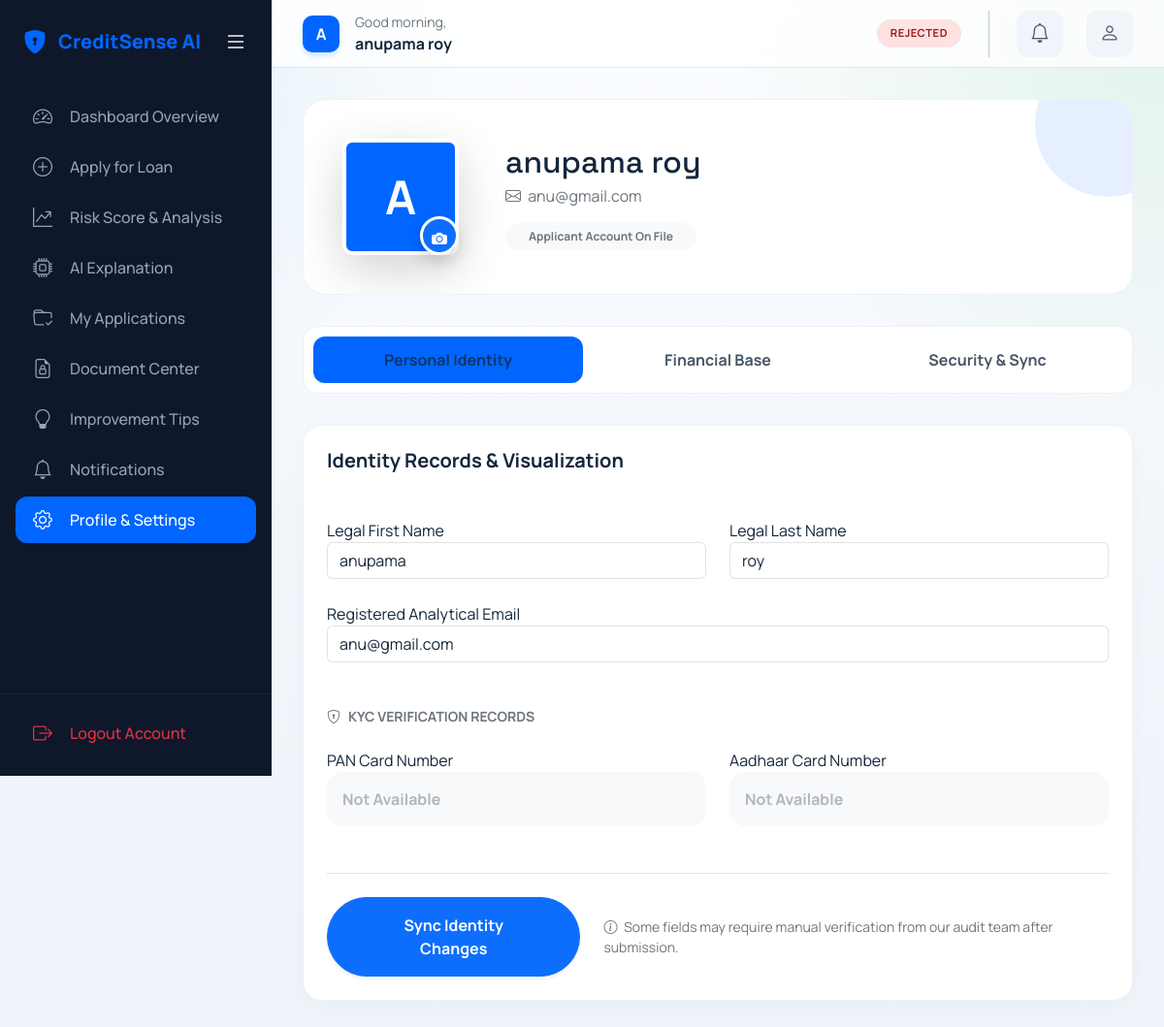
The app's page /user/profile/ (signed in) with its own data.
### users/models.py (models this page shows, shortened)
class CustomUser(AbstractUser):
    ROLE_CHOICES = (
        ("USER", "User"),
        ("BANK_OFFICER", "Bank Officer"),
        ("ADMIN", "Admin"),
    )
    role = models.CharField(max_length=20, choices=ROLE_CHOICES, default="USER")
    phone_number = models.CharField(max_length=15, blank=True, null=True)
    pan_number = models.CharField(max_length=10, blank=True, null=True, unique=True)
    is_verified = models.BooleanField(default=False)
    profile_picture = models.ImageField(upload_to="profile_pics/", blank=True, null=True)

### credit_prediction/models.py (models this page shows, shortened)
class LoanApplication(models.Model):
    LOAN_INTENT_CHOICES = (
        ("PERSONAL", "Personal"),
        ("EDUCATION", "Education"),
        ("MEDICAL", "Medical"),
        ("VENTURE", "Venture"),
        ("HOMEIMPROVEMENT", "Home Improvement"),
        ("DEBTCONSOLIDATION", "Debt Consolidation"),
    )
    LOAN_GRADE_CHOICES = tuple((grade, grade) for grade in "ABCDEFG")
    STATUS_CHOICES = (
        ("PENDING", "Pending"),
        ("APPROVED", "Approved"),
        ("REJECTED", "Rejected"),
        ("VERIFICATION_REQUIRED", "Verification Required"),
    )
    user = models.ForeignKey(
        CustomUser,
        on_delete=models.CASCADE,
        related_name="loan_applications",
    )
    loan_intent = models.CharField(
        max_length=50,
        choices=LOAN_INTENT_CHOICES,
        help_text="Purpose of the loan",
    )
    loan_grade = models.CharField(
        max_length=5,
        choices=LOAN_GRADE_CHOICES,
        help_text="Assigned loan grade",
    )
    loan_amnt = models.FloatField(help_text="Requested loan amount")
    loan_int_rate = models.FloatField(help_text="Applied interest rate")
    loan_percent_income = models.FloatField(
        help_text="Loan amount as a percentage of annual income"
    )
    status = models.CharField(max_length=32, choices=STATUS_CHOICES, default="PENDING")
    is_flagged_by_officer = models.BooleanField(default=False)
    reviewed_by = models.ForeignKey(
        CustomUser,
        on_delete=models.SET_NULL,
        null=True,
        blank=True,
        related_name="reviewed_loans",
        limit_choices_to={"role": "BANK_OFFICER"},
    )
    decision_notes = models.TextField(blank=True, default="")
    reviewed_at = models.DateTimeField(null=True, blank=True)
    created_at = models.DateTimeField(auto_now_add=True)

### users/views.py (the view, shortened to what this page needs)
# urls.py: path("profile/", views.profile, name="profile"),
@role_required("USER")
def profile(request):
    profile_instance = getattr(request.user, "financial_profile", None)
    applicant_profile = getattr(request.user, "applicant_profile", None)
    action = request.POST.get("form_action")
    account_form = ApplicantAccountForm(
        request.POST if action == "account" else None,
        request.FILES if action == "account" else None,
        instance=request.user,
        prefix="account",
    )
    financial_form = FinancialProfileForm(
        request.POST if action == "account" else None,
        request.FILES if action == "account" else None,
        instance=profile_instance,
        prefix="profile",
        user=request.user,
    )
    password_form = _styled_password_form(
        request.user,
        request.POST if action == "security" else None,
    )
    return render(
        request,
        "users/profile.html",
        _user_context(
            "profile",
            account_form=account_form,
            financial_form=financial_form,
            password_form=password_form,
            applicant_profile=applicant_profile,
            document_status=_document_status(profile_instance),
        ),
    )

### templates/users/profile.html (shortened to what this page needs)
{% extends 'users/base.html' %}
{% load static %}
{% load display_formatters %}
{% block user_content %}
<div class="profile-hero d-flex flex-column flex-md-row align-items-center gap-5">
    <div class="position-relative">
        <div class="user-avatar overflow-hidden shadow-lg border border-4 border-white" style="width: 120px; height: 120px; font-size: 3rem; background: var(--accent); color: white;">
            {% if request.user.profile_picture %}
                <img src="{{ request.user.profile_picture.url }}" class="w-100 h-100 object-fit-cover" id="avatarPreview" alt="Profile">
            {% else %}
                <span id="initialsFallback">{{ request.user.get_full_name|default:request.user.username|make_list|first|upper }}</span>
            {% endif %}
        </div>
        <button type="button" class="btn btn-primary rounded-circle position-absolute bottom-0 end-0 p-2 shadow"
                onclick="document.getElementById('id_account-profile_picture').click()"
                style="width: 40px; height: 40px; display: grid; place-items: center; border: 3px solid white;">
            <i class="bi bi-camera-fill"></i>
        </button>
    </div>
    <div class="text-center text-md-start" style="z-index: 1;">
        <h2 class="fw-black mb-1">{{ request.user.get_full_name|default:request.user.username }}</h2>
        <p class="text-secondary mb-3"><i class="bi bi-envelope me-1"></i> {{ request.user.email }}</p>
        <div class="badge {% if request.user.is_verified %}bg-success bg-opacity-10 text-success{% else %}bg-light text-secondary{% endif %} rounded-pill px-4 py-2">
            {% if request.user.is_verified %}<i class="bi bi-patch-check-fill me-1"></i> Verified Applicant{% else %}Applicant Account On File{% endif %}
        </div>
    </div>
</div>
<nav class="settings-nav nav nav-pills nav-justified" id="settingsTabs">
    <a class="nav-link active" data-bs-toggle="pill" href="#personalTab">Personal Identity</a>
    <a class="nav-link" data-bs-toggle="pill" href="#financialTab">Financial Base</a>
    <a class="nav-link" data-bs-toggle="pill" href="#securityTab">Security & Sync</a>
</nav>
<div class="tab-content" id="settingsTabContent">
    <div class="tab-pane fade show active" id="personalTab">
        <div class="saas-card">
            <h5 class="fw-bold mb-5">Identity Records & Visualization</h5>
            <form method="post" enctype="multipart/form-data" id="personal-form">
                <div class="row g-4">
                    <div class="col-md-6">
                        <label class="form-group-label">Legal First Name</label>
                        {{ account_form.first_name }}
                    </div>
                    <div class="col-md-6">
                        <label class="form-group-label">Legal Last Name</label>
                        {{ account_form.last_name }}
                    </div>
                    <div class="col-md-12">
                        <label class="form-group-label">Registered Analytical Email</label>
                        {{ account_form.email }}
                    </div>
                </div>
                <h6 class="fw-bold mt-5 mb-4 text-secondary text-uppercase small"><i class="bi bi-shield-lock me-2"></i>KYC Verification Records</h6>
                <div class="row g-4">
                    <div class="col-md-6">
                        <label class="form-group-label">PAN Card Number</label>
                        <div class="p-3 bg-light rounded-4 fw-bold">
                            {% if request.user.pan_number %}
                                {{ request.user.pan_number|slice:":5" }}XXXX{{ request.user.pan_number|slice:"-1:" }}
                            {% elif applicant_profile.pan_number %}
                                {{ applicant_profile.pan_number|slice:":5" }}XXXX{{ applicant_profile.pan_number|slice:"-1:" }}
                            {% else %}
                                <span class="text-secondary opacity-50">Not Available</span>
                            {% endif %}
                        </div>
                    </div>
                    <div class="col-md-6">
                        <label class="form-group-label">Aadhaar Card Number</label>
                        <div class="p-3 bg-light rounded-4 fw-bold">
                            {% if applicant_profile.aadhaar_number %}
                                XXXX-XXXX-{{ applicant_profile.aadhaar_number|slice:"-4:" }}
                            {% else %}
                                <span class="text-secondary opacity-50">Not Available</span>
                            {% endif %}
                        </div>
                    </div>
                </div>
                <div class="mt-5 pt-4 border-top d-flex flex-column flex-md-row align-items-md-center justify-content-between gap-4">
                    <div>
                        <button type="submit" class="btn btn-primary rounded-pill px-5 py-3 fw-bold shadow-sm">Sync Identity Changes</button>
                    </div>
                    <p class="small text-secondary mb-0 max-width-300">
                        <i class="bi bi-info-circle me-1"></i>
                        Some fields may require manual verification from our audit team after submission.
                    </p>
                </div>
            </form>
        </div>
    </div>
</div>
{% endblock %}

### templates/users/base.html (shortened to what this page needs)
{% extends 'base/base.html' %}
{% load static %}
{% load display_formatters %}
{% block main_wrapper %}
<aside class="dashboard-sidebar" id="mainSidebar">
    <div class="sidebar-header">
        <a href="{% url 'landing' %}" class="sidebar-brand">
            <i class="bi bi-shield-lock-fill"></i>
            <span>CreditSense AI</span>
        </a>
        <button class="btn btn-link text-white p-0 d-none d-lg-block" onclick="toggleSidebar()">
            <i class="bi bi-list fs-4"></i>
        </button>
    </div>
    <nav class="sidebar-nav">
        <a href="{% url 'users:dashboard' %}" class="nav-link-saas {% if user_section == 'dashboard' %}active{% endif %}">
            <i class="bi bi-speedometer2"></i> <span class="nav-label">Dashboard Overview</span>
        </a>
        <a href="{% url 'users:financial-data' %}" class="nav-link-saas {% if user_section == 'financial-data' %}active{% endif %}">
            <i class="bi bi-plus-circle"></i> <span class="nav-label">Apply for Loan</span>
        </a>
        <a href="{% url 'users:credit-score' %}" class="nav-link-saas {% if user_section == 'credit-score' %}active{% endif %}">
            <i class="bi bi-graph-up-arrow"></i> <span class="nav-label">Risk Score & Analysis</span>
        </a>
        <a href="{% url 'users:explanation' %}" class="nav-link-saas {% if user_section == 'explanation' %}active{% endif %}">
            <i class="bi bi-cpu"></i> <span class="nav-label">AI Explanation</span>
        </a>
        <a href="{% url 'users:history' %}" class="nav-link-saas {% if user_section == 'history' %}active{% endif %}">
            <i class="bi bi-folder-check"></i> <span class="nav-label">My Applications</span>
        </a>
        <a href="{% url 'users:documents' %}" class="nav-link-saas {% if user_section == 'documents' %}active{% endif %}">
            <i class="bi bi-file-earmark-lock"></i> <span class="nav-label">Document Center</span>
        </a>
        <a href="{% url 'users:improvements' %}" class="nav-link-saas {% if user_section == 'improvements' %}active{% endif %}">
            <i class="bi bi-lightbulb"></i> <span class="nav-label">Improvement Tips</span>
        </a>
        <a href="{% url 'users:notifications' %}" class="nav-link-saas {% if user_section == 'notifications' %}active{% endif %}">
            <i class="bi bi-bell"></i> <span class="nav-label">Notifications</span>
        </a>
        <a href="{% url 'users:profile' %}" class="nav-link-saas {% if user_section == 'profile' %}active{% endif %}">
            <i class="bi bi-gear"></i> <span class="nav-label">Profile & Settings</span>
        </a>
    </nav>
    <div class="sidebar-footer">
        <a href="{% url 'logout' %}" class="nav-link-saas text-danger border-0">
            <i class="bi bi-box-arrow-right"></i> <span class="nav-label">Logout Account</span>
        </a>
    </div>
</aside>
<main class="dashboard-main">
    <header class="dashboard-topbar">
        <div class="topbar-left d-flex align-items-center gap-3">
            <div class="user-avatar overflow-hidden">
                {% if request.user.profile_picture %}
                    <img src="{{ request.user.profile_picture.url }}" class="w-100 h-100 object-fit-cover" alt="Avatar">
                {% else %}
                    {{ request.user.username|make_list|first|upper }}
                {% endif %}
            </div>
            <div>
                <span class="text-secondary small d-block">Good morning,</span>
                <span class="fw-bold">{{ request.user.get_full_name|default:request.user.username }}</span>
            </div>
        </div>
        <div class="topbar-right d-flex align-items-center gap-4">
            {% with latest_app=request.user.loan_applications.first %}
                {% if latest_app %}
                    <span class="status-badge {% if latest_app.status == 'APPROVED' %}status-approved{% elif latest_app.status == 'REJECTED' %}status-rejected{% else %}status-pending{% endif %}">
                        {{ latest_app.get_status_display }}
                    </span>
                {% else %}
                    <span class="status-badge status-pending">No Applications Yet</span>
                {% endif %}
            {% endwith %}
            <a href="{% url 'users:notifications' %}" class="quick-action-btn position-relative">
                <i class="bi bi-bell fs-5"></i>
            </a>
            <a href="{% url 'users:profile' %}" class="quick-action-btn">
                <i class="bi bi-person fs-5"></i>
            </a>
        </div>
    </header>
    <div class="dashboard-content">
        {% block user_content %}{% endblock %}
    </div>
</main>
{% endblock %}

### records on screen
CustomUser: user.username|make_list "A", user.get_full_name "anupama roy", user.get_full_name|make_list "A", user.email "anu@gmail.com"
LoanApplication: status "REJECTED"
